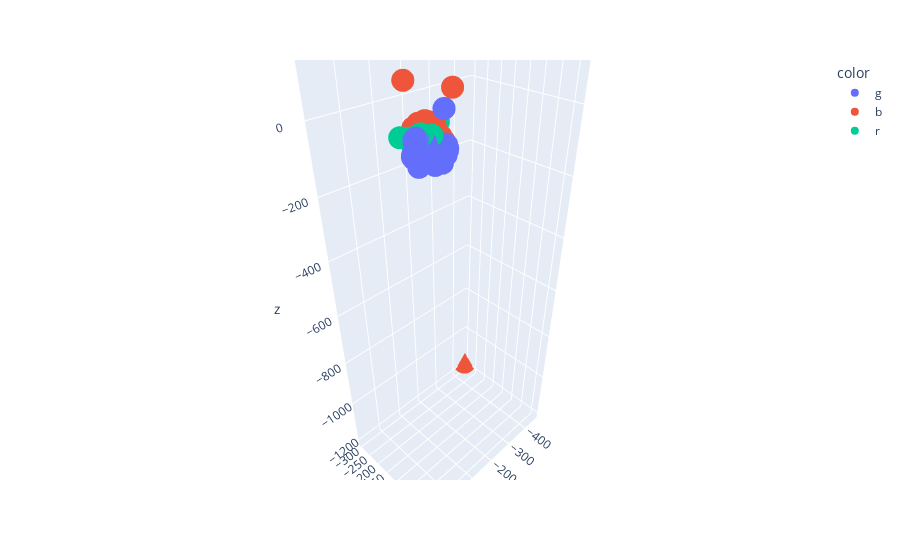

Notebook code cell kept with this figure:
### Code cell
# plot using tsne 
X_embedded  = TSNE(n_components=3, perplexity=10,random_state=24).fit_transform( X )
colors = np.array([x for x in 'bgrcmykbgrcmykbgrcmykbgrcmyk'])
fig = px.scatter_3d(x=X_embedded [:,0],y=X_embedded [:,1],z=X_embedded [:,2],color=colors[bgm_labels])
fig.show()

### Figure 1 — Plotly figure (JSON) as saved in the notebook; plotly's stock layout.template omitted (floating-point values rounded to 4 significant figures; data arrays with more than 128 entries replaced by an {"elided": "..."} marker saying what was removed)
{"data": [{"hovertemplate": "color=g<br>x=%{x}<br>y=%{y}<br>z=%{z}<extra></extra>", "legendgroup": "g", "marker": {"color": "#636efa", "symbol": "circle"}, "mode": "markers", "name": "g", "scene": "scene", "showlegend": true, "type": "scatter3d", "x": {"elided": "206 float values"}, "y": {"elided": "206 float values"}, "z": {"elided": "206 float values"}}, {"hovertemplate": "color=b<br>x=%{x}<br>y=%{y}<br>z=%{z}<extra></extra>", "legendgroup": "b", "marker": {"color": "#EF553B", "symbol": "circle"}, "mode": "markers", "name": "b", "scene": "scene", "showlegend": true, "type": "scatter3d", "x": {"elided": "129 float values"}, "y": {"elided": "129 float values"}, "z": {"elided": "129 float values"}}, {"hovertemplate": "color=r<br>x=%{x}<br>y=%{y}<br>z=%{z}<extra></extra>", "legendgroup": "r", "marker": {"color": "#00cc96", "symbol": "circle"}, "mode": "markers", "name": "r", "scene": "scene", "showlegend": true, "type": "scatter3d", "x": [9.107, 4.685, 6.079, 12.69, 7.384, 13.81, 9.503, 8.834, 4.139, 12.34, 23.54, -6.668, 3.179, 36.81, -6.941, 2.168, -5.021, -11.99, -9.028, 4.97, -13.64, 25.88, -0.5618, 9.074, 11.78, 24.08, -8.348, 2.478, -5.425, -0.3685, -13.54, -14.89, -1.512, -10.57, 7.063, 8.019, 11.63, 7.181, 46.0, 7.644, -16.01, 10.32, -12.86, -2.324, 5.515, 5.693, 10.47, -7.399, 12.24, 7.332, 13.82, -13.05, 33.05, 2.977, -4.404, -11.87, 37.26, 4.391, -16.66, -9.646, -93.68, -7.637, 0.568, 25.26, -14.06, -10.17, 5.845, 22.28], "y": [-6.173, -8.096, -8.648, -12.3, -12.35, -10.34, -9.094, -9.549, -12.59, -34.13, 10.07, -38.83, -22.72, -17.42, -41.33, -35.79, -27.92, -40.48, -35.47, 19.86, -46.0, 9.282, -34.81, -24.99, -15.74, 12.41, -37.43, -29.15, -39.84, -32.43, -42.05, -44.78, -36.96, -40.95, -32.76, -36.54, -30.32, -15.25, -33.22, -30.33, -45.26, -31.93, -45.85, -23.8, -35.25, -18.02, -26.93, -36.68, -18.59, -35.8, -14.15, -50.34, 9.217, -30.8, -35.03, -42.59, 9.138, -33.08, -48.06, -43.85, -63.77, -32.83, 3.721, 13.49, -48.91, -46.39, -27.9, 11.58], "z": [-0.7241, -4.063, -7.591, 0.765, -4.325, 3.801, -3.197, 1.239, -9.935, -4.749, 29.95, -6.586, -11.77, 20.95, 2.558, -3.162, -11.89, -0.7634, -6.574, 28.49, 6.097, 34.31, -9.57, -7.908, 8.332, 33.02, -2.493, -13.77, -1.604, -12.25, 5.508, 1.222, -4.022, -4.117, -8.447, 4.96, -5.893, -8.043, 20.29, -5.42, 10.75, -2.304, 13.51, -12.34, -4.138, -9.895, -10.27, -10.35, 19.3, 0.6935, 4.265, 16.34, 31.55, -9.176, -6.805, 9.074, 31.9, -11.93, 14.66, 5.779, 12.39, -9.702, -6.171, 26.47, 10.82, 9.167, -11.99, 25.56]}], "layout": {"legend": {"title": {"text": "color"}, "tracegroupgap": 0}, "margin": {"t": 60}, "scene": {"domain": {"x": [0, 1], "y": [0, 1]}, "xaxis": {"title": {"text": "x"}}, "yaxis": {"title": {"text": "y"}}, "zaxis": {"title": {"text": "z"}}}}}
